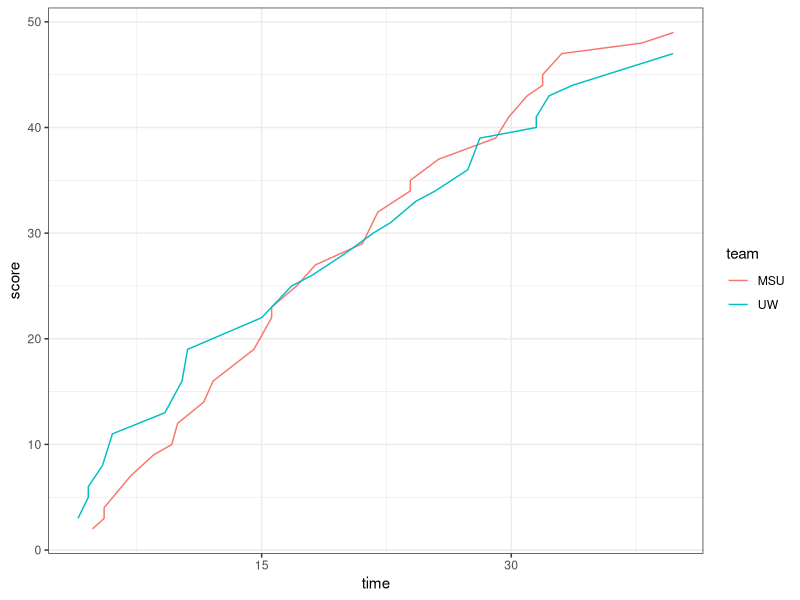

The R source for this figure: (Note: this script raises an error after producing the figure.)
# Exercise 10
# author: Qiushi Peng

library(ggplot2)


# Task 1
setwd("/Users/pengqiushi/Documents/Biocomputing")
scores <- read.table("UWvMSU_1-22-13.txt", header = TRUE, sep = "\t")

scores_uw <- 0
scores_msu <- 0

for (i in 1:nrow(scores)) {
  if(scores$team[i] == "UW"){
    scores_uw <- scores_uw + scores$score[i]
    scores$score[i] <- scores_uw 
  } else {
    scores_msu <- scores_msu + scores$score[i]
    scores$score[i] <- scores_msu 
  }
}


ggplot(data = scores, aes(x = time, y = score, color = team)) + 
  geom_line() +
  scale_x_continuous(breaks = seq(0, 60, by = 15)) +
  theme_bw()


# Task 2
number_to_guess <- sample(1:100, 1)
cat("I'm thinking of a number between 1 and 100.")

for (i in 1:10){
  cat("Guess:\n")
  guess <- as.integer(readline())
  if (guess < number_to_guess) {
    cat("Higher\n")
  } else if (guess > number_to_guess) {
    cat("Lower\n")
  } else {
    cat("Correct!")
    return(TRUE)
  }
}
